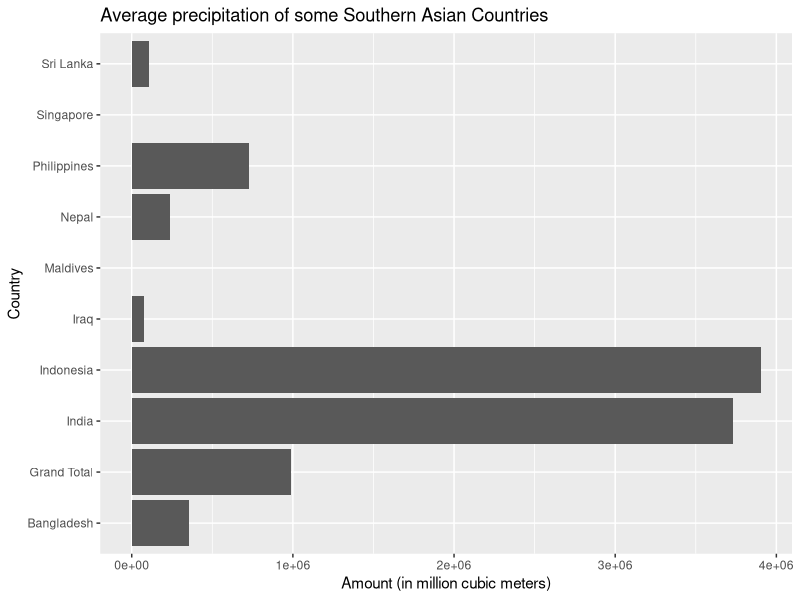
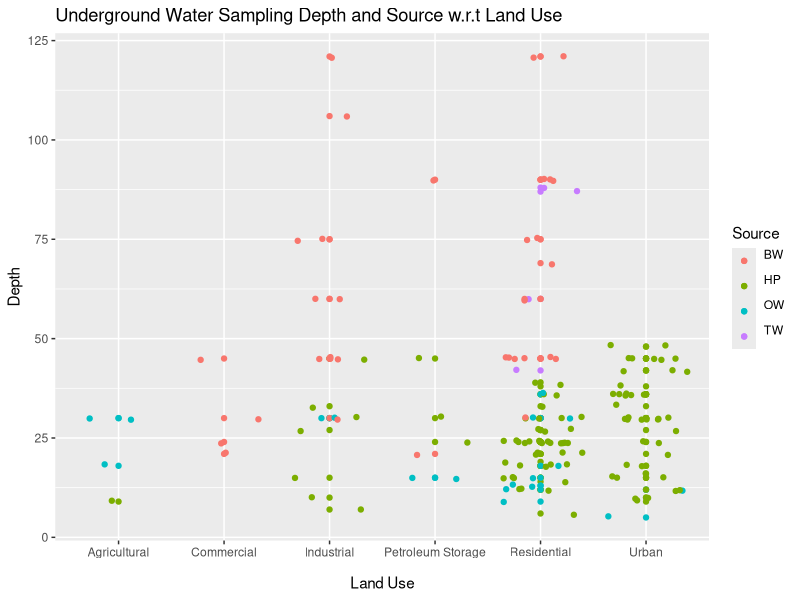
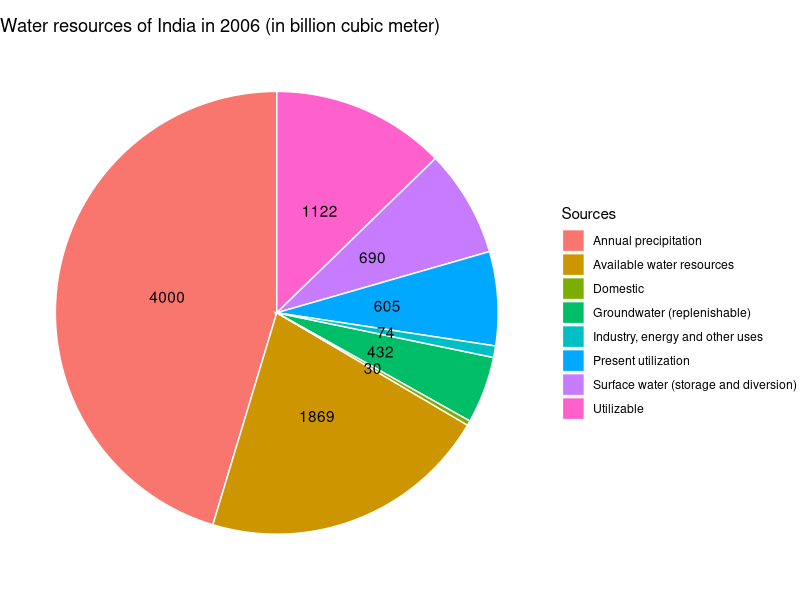

R code for these plots, in order:
## ---- chunk 1
library("ggplot2") 
library(RColorBrewer)

## ---- chunk 2
df = read.csv('datasets/precipitation1 Pivot-precipitation1 Pivot.csv')



ggplot() + geom_bar(data = df, aes(x = Value, y = Country), stat = "identity") + ggtitle('Average precipitation of some Southern Asian Countries')+ xlab('Amount (in million cubic meters)')
## ---- chunk 3
df = read.csv('datasets/undergroundwater_sampling_info.csv')
head(df)
#df$Source = factor(df$Source, levels=c(" BW- Bore well", "HP – Hand Pump", "OW - Open Well", "TW- Tube well"))

p <- ggplot(df, aes(Land.Use_Specific.Activity, Depth , color = Source )) + xlab('Land Use') + ggtitle('Underground Water Sampling Depth and Source w.r.t Land Use')
p<-p + geom_point() + geom_jitter()
p
#Land.Use_Specific.Activity
## ---- chunk 4

df = read.csv('datasets/water_recources_of_india.csv')


myPalette <- brewer.pal(5, "Set2") 

ggplot(df, aes(x="", y=Amount, fill=Sources),label= df$Amount ) +
  geom_bar(stat="identity", width=5, color="white") +
  geom_text(aes(label = Amount),
            position = position_stack(vjust = 0.5)) +
  coord_polar("y") + ggtitle('Water resources of India in 2006 (in billion cubic meter)') + theme_void() 

